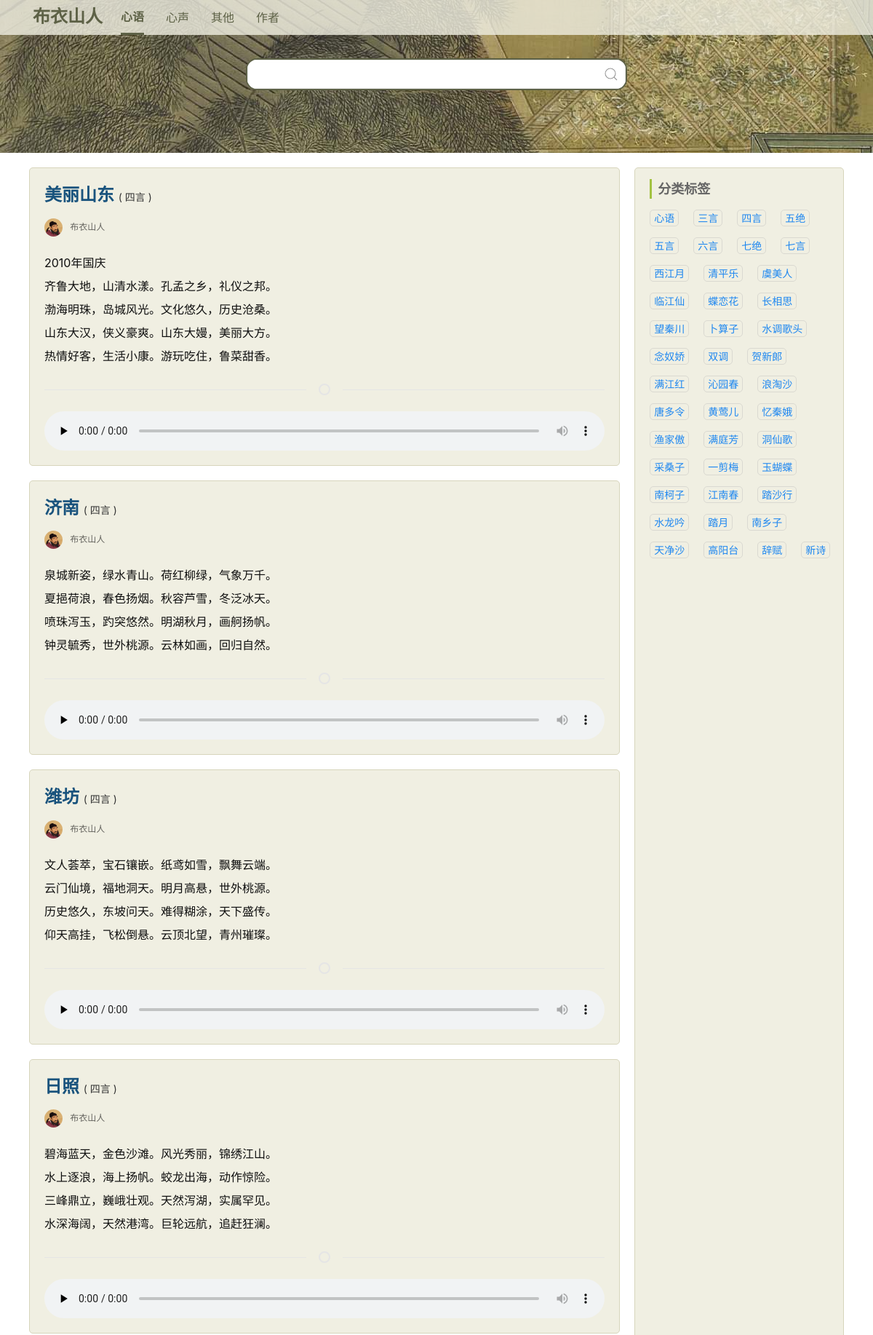
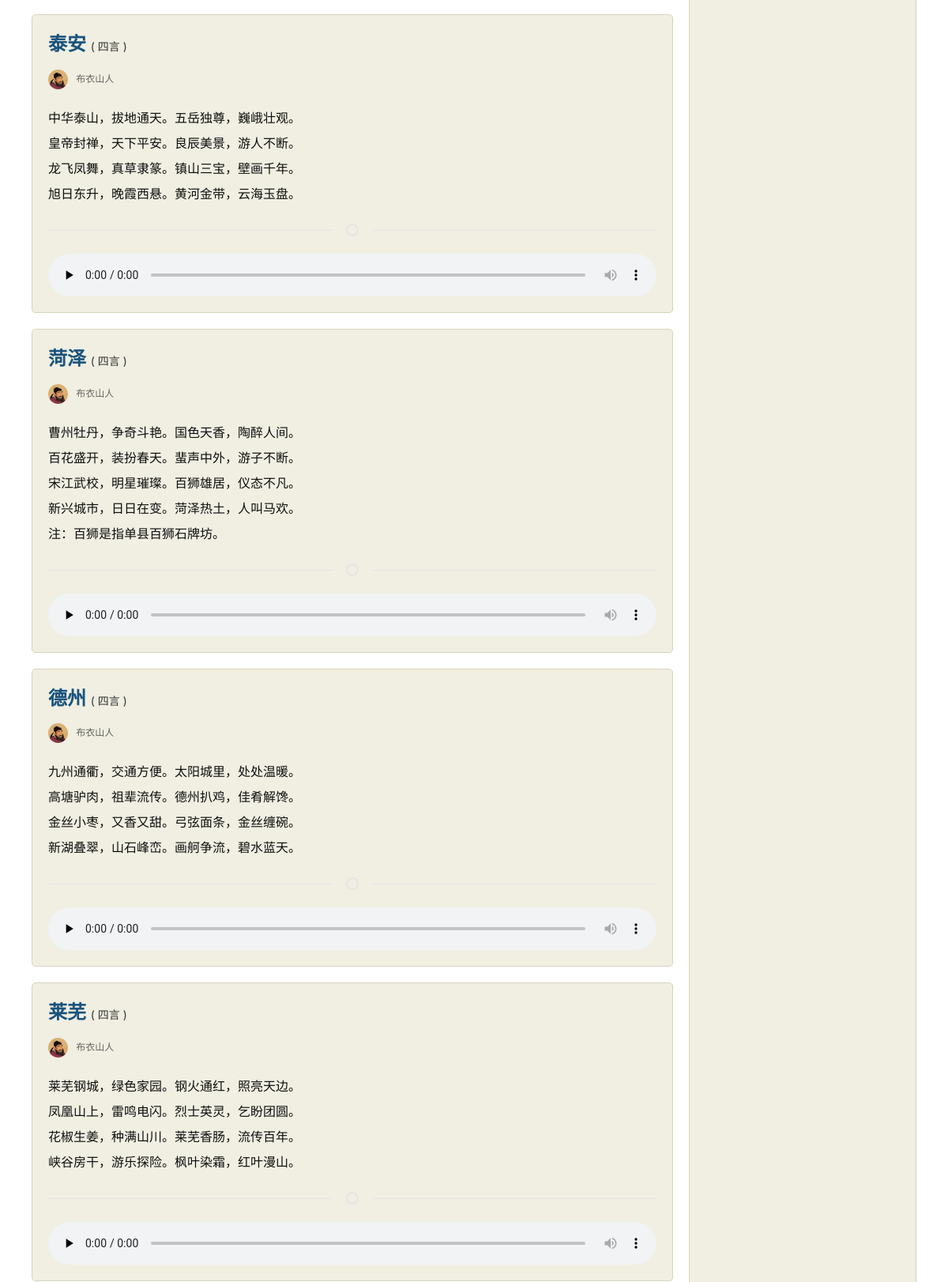
Screenshot of /?category=心语&chapter=四言 (upper part) with the database file from the repository (2 pictures, top to bottom).
### tables this page shows
CREATE TABLE "article" (
  "id" integer NOT NULL PRIMARY KEY AUTOINCREMENT,
  "category" text,
  "chapter" text,
  "title" text,
  "summary" text,
  "contents" text,
  "author" text,
  "write_date" text,
  "create_datetime" text,
  "is_hide" integer DEFAULT 0
);

### config.php (called while the page is built, shortened)
<?php
function pdo_query($sql,$param=false,$where=false){
    $pdo=new PDO('sqlite:./data.db');
    $pdo->setAttribute(PDO::ATTR_ERRMODE, PDO::ERRMODE_EXCEPTION);
    $error=false; $data=false;
    try{
        if($param!==false){
            $prepare=$pdo->prepare($sql);
            $prepare->execute($param);
            if(substr(strtoUpper($sql),0,7)=='SELECT '){
                $data=$prepare->fetchAll(PDO::FETCH_ASSOC);
            }else{
                if(substr(strtoUpper($sql),0,11)=='INSERT INTO'){
                    $data=$pdo->lastInsertId();
                }else{
                    $data=$prepare->rowCount();
                }
            }
        }
    }catch(PDOException $ex){
        $error=$ex->getMessage();
    }
    return [$error,$data];
}

### pc.php (the view, shortened to what this page needs)
<?php include_once('config.php'); ?>
<!DOCTYPE html>
<html lang="zh">
<head>
    <link href="./css/uikit.min.css" rel="stylesheet" />
</head>
<body>
    <?php
    $sql='SELECT * FROM `article` WHERE category=:category';
    $param=array();
    if(strlen($_GET['category'])>0){
        $param['category']=$_GET['category'];
    }else{
        $param['category']='心语';
    }
    if(strlen($_GET['chapter'])>0){
        $sql.=' AND chapter=:chapter';
        $param['chapter']=$_GET['chapter'];
    }
    $limit=10;
    $sql.=' LIMIT '.$limit;
    list($error,$articles)=pdo_query($sql, $param);
    ?>
    <header>
        <div class="menu-bg">&nbsp;</div>
        <nav>
            <div class="uk-container">
                <div class="uk-flex">
                    <div class="logo"><a href="./">布衣山人</a></div>
                    <ul class="uk-navbar-nav" id="category">
                        <li<?php echo(($_GET['category']=='心语' || $_GET['category']=='')?' class="uk-active"':''); ?>><a href="?category=心语">心语</a></li>
                        <li<?php echo($_GET['category']=='心声'?' class="uk-active"':''); ?>><a href="?category=心声">心声</a></li>
                        <li<?php echo($_GET['category']=='其他'?' class="uk-active"':''); ?>><a href="?category=其他">其他</a></li>
                        <li<?php echo($_GET['category']=='作者'?' class="uk-active"':''); ?>><a href="?category=作者">作者</a></li>
                    </ul>
                </div>
            </div>
        </nav>
        <div class="search">
            <form class="uk-search uk-search-default">
                <input class="uk-search-input" type="search" placeholder="" name="search">
                <span class="uk-search-icon-flip" uk-search-icon></span>
            </form>
        </div>
    </header>
    <div class="uk-container">
        <div class="uk-flex">
            <div class="main">
                <?php foreach($articles as $article){ ?>
                <div class="uk-card uk-card-body">
                    <h3 class="uk-card-title" id="title<?php echo($article['id']); ?>"><?php echo($article['title']); ?> <a href="">( <?php echo($article['chapter']); ?> )</a></h3>
                    <div class="autor">
                        <img src="./images/author.jpg" />&nbsp;&nbsp;&nbsp;布衣山人
                    </div>
                    <div class="uk-card-contents" id="contents<?php echo($article['id']); ?>"><?php echo($article['contents']); ?></div>
                    <hr class="uk-divider-icon">
                    <div class="tags">
                        <audio controls preload="none" style="width:100%;"><source src="./voice.php?id=<?php echo($article['id']); ?>" type="audio/mpeg">您的浏览器不支持 audio 元素。</audio>
                    </div>
                </div>
                <?php } ?>
            </div>
            <div class="sidebar">
                <div class="side-title">分类标签</div>
                <div class="side-content"><?php
                    $sql='SELECT chapter FROM `article` WHERE category=:category';
                    $param=array();
                    if(strlen($_GET['category'])>0){
                        $param['category']=$_GET['category'];
                    }else{
                        $param['category']='心语';
                    }
                    list($error,$rows)=pdo_query($sql." GROUP BY chapter ORDER BY id ASC", $param);
                    foreach($rows as $row){
                        echo('<a href="?category='.$_GET['category'].'&chapter='.$row['chapter'].'">'.$row['chapter'].'</a>');
                    }
                    ?>
                </div>
            </div>
        </div>
    </div>
</body>
</html>

### pc.php (style rules this page uses)
body { background:url(./images/bg.png); }
header { background:url(./images/header.jpg);margin-bottom:20px; }
.menu-bg { height:48px;background:#F0EFE2; opacity: 0.8; position: absolute; width:100%;z-index:0 }
nav { position: absolute; width:100%;z-index:10; }
.logo { padding:5px;font-size:1.5rem;font-weight:bold;margin-right:20px; }
.logo a { color:#5D6146; }
.search { padding:80px; text-align:center; }
.uk-navbar-item, .uk-navbar-nav>li>a, .uk-navbar-toggle { min-height:48px; }
.uk-navbar-nav>li>a { font-size:16px; color:#5D6146 }
.uk-navbar-nav>li.uk-active>a { border-bottom:3px solid #5D6146;font-weight:bold;color:#5D6146; }
.uk-search { background:#fff; border:2px solid #5D6146;border-radius: 15px; overflow:hidden; width:50%; }
.sidebar { background:#F0EFE2;border:1px solid #d7d5bc;border-radius:5px;padding-right:15px;width:25%; }
.sidebar .side-title { margin-left: 20px;border-left:3px solid #A2C241; padding-left:8px;margin-top:15px; font-weight:bold; font-size:18px; }
.sidebar .side-content a { font-size: 14px;float: left;padding:0 5px;margin-top: 15px;margin-left: 20px;border: 1px solid #DAD9D1;border-radius: 5px; }
.main { width:75%;margin-right:20px;min-height:500px; }
.main .uk-card { background:#F0EFE2;border:1px solid #d7d5bc;border-radius:5px;padding:0 15px; margin-bottom:20px;padding:20px; }
.main .uk-card .autor { font-size:12px;color:#65645F; }
.main .uk-card .autor img { height:25px; border-radius:50%; }
.uk-card-title { color:#19537D; font-weight:bold; margin-bottom:15px; }
.uk-card-title a { font-size:14px; color:#333; font-weight:normal; }
.uk-card-contents { line-height:200%;color:#0F0F0F;padding-top:20px; }

### rows the page displays
article: title "美丽山东", chapter "四言", contents "2010年国庆 齐鲁大地，山清水漾。孔孟之乡，礼仪之邦。 渤海明珠，岛城风光。文化悠久，历史沧桑。 山东大汉，侠义豪爽。山东大嫚，美丽大方。 热情好客，生活小康。游玩吃住，鲁菜甜香。"
article: title "济南", chapter "四言", contents "泉城新姿，绿水青山。荷红柳绿，气象万千。 夏挹荷浪，春色扬烟。秋容芦雪，冬泛冰天。 喷珠泻玉，趵突悠然。明湖秋月，画舸扬帆。 钟灵毓秀，世外桃源。云林如画，回归自然。"
article: title "潍坊", chapter "四言", contents "文人荟萃，宝石镶嵌。纸鸢如雪，飘舞云端。 云门仙境，福地洞天。明月高悬，世外桃源。 历史悠久，东坡问天。难得糊涂，天下盛传。 仰天高挂，飞松倒悬。云顶北望，青州璀璨。"
article: title "日照", chapter "四言", contents "碧海蓝天，金色沙滩。风光秀丽，锦绣江山。 水上逐浪，海上扬帆。蛟龙出海，动作惊险。 三峰鼎立，巍峨壮观。天然泻湖，实属罕见。 水深海阔，天然港湾。巨轮远航，追赶狂澜。"
article: title "泰安", chapter "四言", contents "中华泰山，拔地通天。五岳独尊，巍峨壮观。 皇帝封禅，天下平安。良辰美景，游人不断。 龙飞凤舞，真草隶篆。镇山三宝，壁画千年。 旭日东升，晚霞西悬。黄河金带，云海玉盘。"
article: title "菏泽", chapter "四言", contents "曹州牡丹，争奇斗艳。国色天香，陶醉人间。 百花盛开，装扮春天。蜚声中外，游子不断。 宋江武校，明星璀璨。百狮雄居，仪态不凡。 新兴城市，日日在变。菏泽热土，人叫马欢。 注：百狮是指单县百狮石牌坊。"
article: title "德州", chapter "四言", contents "九州通衢，交通方便。太阳城里，处处温暖。 高塘驴肉，祖辈流传。德州扒鸡，佳肴解馋。 金丝小枣，又香又甜。弓弦面条，金丝缠碗。 新湖叠翠，山石峰峦。画舸争流，碧水蓝天。"
article: title "莱芜", chapter "四言", contents "莱芜钢城，绿色家园。钢火通红，照亮天边。 凤凰山上，雷鸣电闪。烈士英灵，乞盼团圆。 花椒生姜，种满山川。莱芜香肠，流传百年。 峡谷房干，游乐探险。枫叶染霜，红叶漫山。"

### other values shown
$row['chapter'] "心语"
$row['chapter'] "三言"
$row['chapter'] "四言"
$row['chapter'] "五绝"
$row['chapter'] "五言"
$row['chapter'] "六言"
$row['chapter'] "七绝"
$row['chapter'] "七言"
$row['chapter'] "西江月"
$row['chapter'] "清平乐"
$row['chapter'] "虞美人"
$row['chapter'] "临江仙"
$row['chapter'] "蝶恋花"
$row['chapter'] "长相思"
$row['chapter'] "望秦川"
